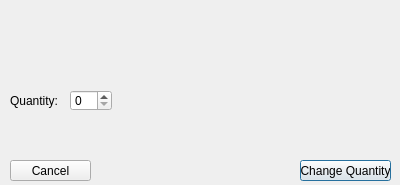
<?xml version="1.0" encoding="UTF-8"?>
<ui version="4.0">
 <class>ChangeQuantity</class>
 <widget class="QDialog" name="ChangeQuantity">
  <property name="geometry">
   <rect>
    <x>0</x>
    <y>0</y>
    <width>400</width>
    <height>185</height>
   </rect>
  </property>
  <property name="minimumSize">
   <size>
    <width>400</width>
    <height>185</height>
   </size>
  </property>
  <property name="maximumSize">
   <size>
    <width>400</width>
    <height>185</height>
   </size>
  </property>
  <property name="windowTitle">
   <string>Dialog</string>
  </property>
  <widget class="QPushButton" name="pbChange">
   <property name="geometry">
    <rect>
     <x>300</x>
     <y>160</y>
     <width>91</width>
     <height>21</height>
    </rect>
   </property>
   <property name="text">
    <string>Change Quantity</string>
   </property>
  </widget>
  <widget class="QPushButton" name="pbCancel">
   <property name="geometry">
    <rect>
     <x>10</x>
     <y>160</y>
     <width>81</width>
     <height>21</height>
    </rect>
   </property>
   <property name="text">
    <string>Cancel</string>
   </property>
  </widget>
  <widget class="QLabel" name="lblItem">
   <property name="geometry">
    <rect>
     <x>10</x>
     <y>40</y>
     <width>381</width>
     <height>31</height>
    </rect>
   </property>
   <property name="text">
    <string/>
   </property>
  </widget>
  <widget class="QLabel" name="lblItem_2">
   <property name="geometry">
    <rect>
     <x>10</x>
     <y>80</y>
     <width>51</width>
     <height>41</height>
    </rect>
   </property>
   <property name="text">
    <string>Quantity:</string>
   </property>
  </widget>
  <widget class="QSpinBox" name="sbQuantity">
   <property name="geometry">
    <rect>
     <x>70</x>
     <y>90</y>
     <width>42</width>
     <height>21</height>
    </rect>
   </property>
   <property name="maximum">
    <number>30</number>
   </property>
  </widget>
 </widget>
 <resources/>
 <connections/>
</ui>
